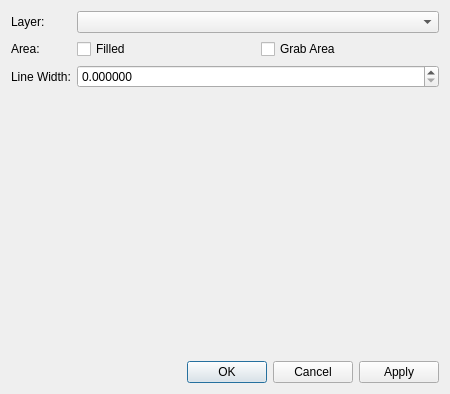
<?xml version="1.0" encoding="UTF-8"?>
<ui version="4.0">
 <class>librepcb::PolygonPropertiesDialog</class>
 <widget class="QDialog" name="librepcb::PolygonPropertiesDialog">
  <property name="geometry">
   <rect>
    <x>0</x>
    <y>0</y>
    <width>450</width>
    <height>394</height>
   </rect>
  </property>
  <property name="windowTitle">
   <string>Polygon Properties</string>
  </property>
  <layout class="QVBoxLayout" name="verticalLayout">
   <item>
    <layout class="QFormLayout" name="formLayout">
     <property name="fieldGrowthPolicy">
      <enum>QFormLayout::AllNonFixedFieldsGrow</enum>
     </property>
     <item row="0" column="0">
      <widget class="QLabel" name="label">
       <property name="text">
        <string>Layer:</string>
       </property>
      </widget>
     </item>
     <item row="0" column="1">
      <widget class="QComboBox" name="cbxLayer"/>
     </item>
     <item row="1" column="0">
      <widget class="QLabel" name="label_8">
       <property name="text">
        <string>Area:</string>
       </property>
      </widget>
     </item>
     <item row="1" column="1">
      <layout class="QHBoxLayout" name="horizontalLayout">
       <item>
        <widget class="QCheckBox" name="cbxFillArea">
         <property name="text">
          <string>Filled</string>
         </property>
        </widget>
       </item>
       <item>
        <widget class="QCheckBox" name="cbxIsGrabArea">
         <property name="text">
          <string>Grab Area</string>
         </property>
        </widget>
       </item>
      </layout>
     </item>
     <item row="2" column="0">
      <widget class="QLabel" name="label_7">
       <property name="text">
        <string>Line Width:</string>
       </property>
      </widget>
     </item>
     <item row="2" column="1">
      <widget class="QDoubleSpinBox" name="spbLineWidth">
       <property name="decimals">
        <number>6</number>
       </property>
       <property name="maximum">
        <double>999.000000000000000</double>
       </property>
       <property name="singleStep">
        <double>0.100000000000000</double>
       </property>
      </widget>
     </item>
    </layout>
   </item>
   <item>
    <widget class="librepcb::PathEditorWidget" name="pathEditorWidget" native="true">
     <property name="sizePolicy">
      <sizepolicy hsizetype="Preferred" vsizetype="MinimumExpanding">
       <horstretch>0</horstretch>
       <verstretch>0</verstretch>
      </sizepolicy>
     </property>
    </widget>
   </item>
   <item>
    <widget class="QDialogButtonBox" name="buttonBox">
     <property name="orientation">
      <enum>Qt::Horizontal</enum>
     </property>
     <property name="standardButtons">
      <set>QDialogButtonBox::Apply|QDialogButtonBox::Cancel|QDialogButtonBox::Ok</set>
     </property>
    </widget>
   </item>
  </layout>
 </widget>
 <customwidgets>
  <customwidget>
   <class>librepcb::PathEditorWidget</class>
   <extends>QWidget</extends>
   <header location="global">librepcb/common/widgets/patheditorwidget.h</header>
   <container>1</container>
  </customwidget>
 </customwidgets>
 <resources/>
 <connections/>
</ui>
